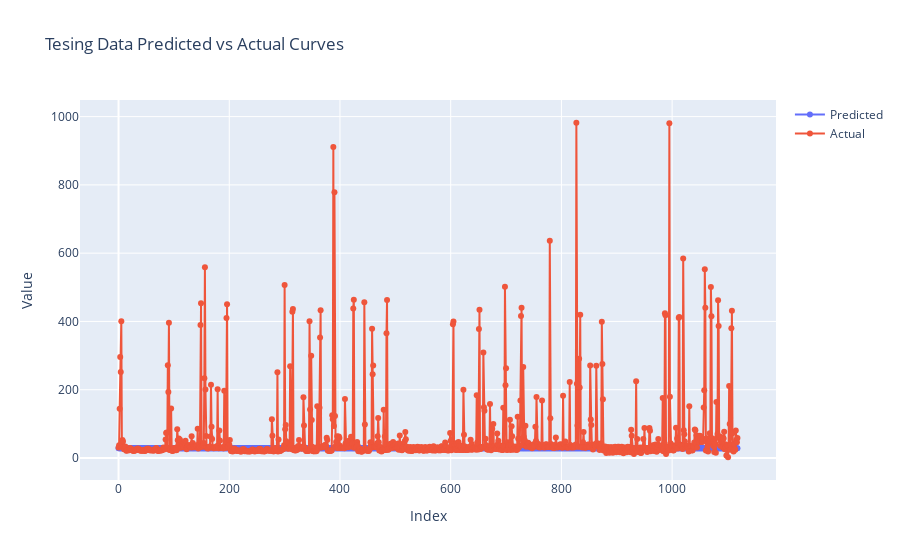

The cell this chart's notebook holds for it:
### Markdown cell above
# Testing Data

### Code cell
# These lines calculate the predictions (y_hat) using the trained model on the test data (x_test). 
# Then, the inverse transform is applied to y_hat and y_test using the min_max_scaler to obtain the actual
# values in their original scale. The predicted values (y_hat_inversed) and actual 
# values (y_test_inversed) are converted to flat list
Results_test = {}
y_hat = model.predict(x_test)
y_hat_inversed = min_max_scaler.inverse_transform(y_hat.reshape(-1,1)).flatten().tolist()
y_test_inversed = min_max_scaler.inverse_transform(y_test.reshape(-1,1)).flatten().tolist()

# These lines create a dictionary Results_test to store the predicted values, actual values, and index values.
# The predicted and actual values are assigned to the corresponding keys, and the index values are generated using np.arange()
Results_test['y_hat'] =y_hat_inversed
Results_test['y_test'] =y_test_inversed
Results_test['Index'] = np.arange(0, len(y_test_inversed))

# These lines create a DataFrame results_df_test from the Results_test dictionary. The DataFrame is then displayed.
results_df_test = pd.DataFrame.from_dict(Results_test)
display(results_df_test)


# Plotting
fig = go.Figure()
fig.add_trace(go.Scatter(x=results_df_test['Index'], y=results_df_test['y_hat'], name='Predicted',mode='markers+lines'))
fig.add_trace(go.Scatter(x=results_df_test['Index'], y=results_df_test['y_test'], name='Actual' ,mode='markers+lines'))
fig.update_layout(
            xaxis_title='Index',
            yaxis_title='Value',
            title='Tesing Data Predicted vs Actual Curves'
        )
fig.write_html('plots/LSTM-predicted_actual_curves.html')

fig.show()

# Summary:
# The code calculates the predictions of the LSTM model on the test data and transforms them back to their original scale.
# It creates a DataFrame to store the predicted and actual values along with their corresponding indices. 
# Then, it generates a plot using Plotly with separate lines for the predicted and actual values.
# The plot is saved as an HTML file and displayed. 
# This allows visual comparison between the predicted and actual values of the testing data.

### Figure 1 — Plotly figure (JSON) as saved in the notebook; plotly's stock layout.template omitted (floating-point values rounded to 4 significant figures; data arrays with more than 128 entries replaced by an {"elided": "..."} marker saying what was removed)
{"data": [{"mode": "markers+lines", "name": "Predicted", "type": "scatter", "x": {"elided": "1119 int values"}, "y": {"elided": "1119 float values"}}, {"mode": "markers+lines", "name": "Actual", "type": "scatter", "x": {"elided": "1119 int values"}, "y": {"elided": "1119 float values"}}], "layout": {"title": {"text": "Tesing Data Predicted vs Actual Curves"}, "xaxis": {"title": {"text": "Index"}}, "yaxis": {"title": {"text": "Value"}}}}
